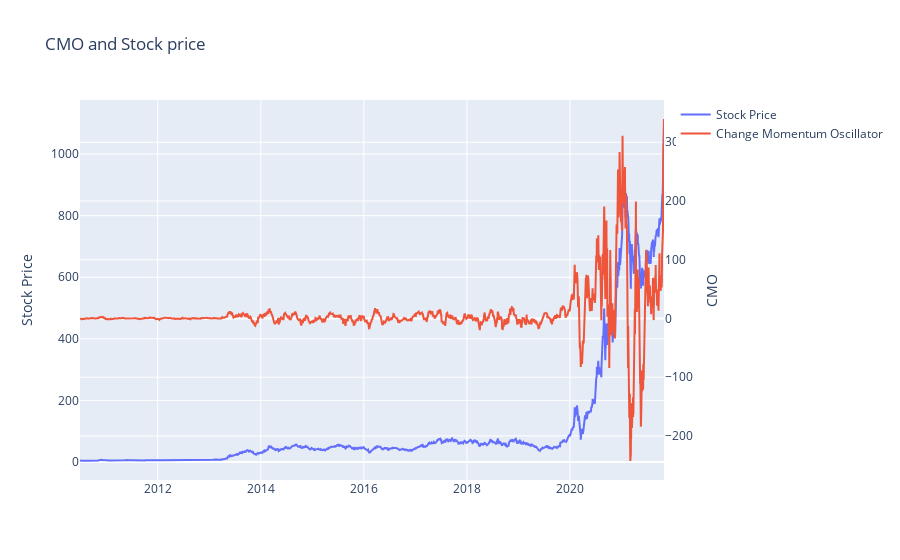

Source (notebook cell):
### Code cell
def CMO_plot():
    M_date_df=CMO(Date)
    
    layout = go.Layout(title='CMO and Stock price',
                       yaxis=dict(title='Stock Price'),
                       yaxis2=dict(title='CMO',
                                   overlaying='y',
                                   side='right'))
    
    trace1= go.Scatter(name="Stock Price", x=Date, y=closing_price, yaxis='y1')
    trace2= go.Scatter(name="Change Momentum Oscillator", x=M_date_df['Date'], y=M_date_df['CMO'], yaxis='y2')
    
    data= [trace1, trace2]
    
    return go.Figure(data=data, layout=layout)

CMO_plot()

### Figure 1 — Plotly figure (JSON) as saved in the notebook; plotly's stock layout.template omitted (floating-point values rounded to 4 significant figures; data arrays with more than 128 entries replaced by an {"elided": "..."} marker saying what was removed)
{"data": [{"name": "Stock Price", "type": "scatter", "x": {"elided": "2856 str values"}, "y": {"elided": "2856 float values"}, "yaxis": "y"}, {"name": "Change Momentum Oscillator", "type": "scatter", "x": {"elided": "2856 str values"}, "y": {"elided": "2856 float values"}, "yaxis": "y2"}], "layout": {"title": {"text": "CMO and Stock price"}, "yaxis": {"title": {"text": "Stock Price"}}, "yaxis2": {"overlaying": "y", "side": "right", "title": {"text": "CMO"}}}}
